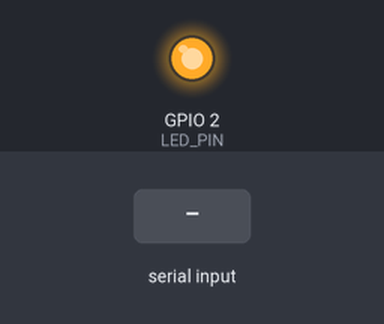
A program run on a simulated ESP32. Shown: output pins drawn as LEDs (lit = HIGH). The inputs (shaded band) are chosen by the test bench. WiFi joins after 1.5 s; servers stay silent unless stated; storage starts empty; what the program prints to the serial monitor is not drawn.

Above: at 2.2 s.
At 4.6 s:
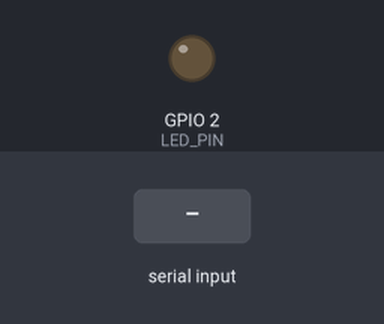
4.7 s: "1\n" received over the second serial link
Timing chart, 0 to 7.7 s (numbered marks = the images above; inputs shaded):
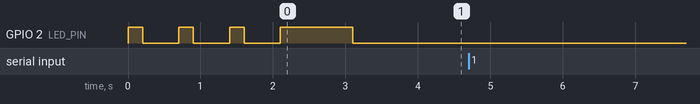

The program:

main.cpp
```cpp
// Cấu hình Blynk
#define BLYNK_TEMPLATE_ID "TMPL68X01awgQ"
#define BLYNK_TEMPLATE_NAME "warning"
#define BLYNK_AUTH_TOKEN "_tt7N8T4LKbdd6HOmkOYpzJV1uC2PExQ"

#include <Arduino.h>
#include <WiFi.h>
#include <BlynkSimpleEsp32.h>
#include <TimeLib.h>

#include <SPI.h>
#include <SD.h>

#include <string>

// Chân kết nối
#define LED_PIN 2
#define RX_PIN 16 // chân RX2
#define TX_PIN 17 // chân TX2

#define SD_CS 5  // Chân CS
// Chân Miso    19
// Chân Mosi    23
// Chân SCK     18

File myFile;

#define BAUDRATE 9600

// WiFi
char ssid[] = "xieop"; // Thay tên mạng vào
char pass[] = "pppppppp"; // Thay cả pass luôn nhá

bool wifiConnected = false; // Này là trạng thái wifi

void sendAlert(String);
void checkWiFiConnection();
void blinkLED(int times, int duration);
String getCurrentTime();
void writeToFile(const char* filename, const char* content);
void readFromFile(const char* filename);

void setup() {
  Serial.begin(BAUDRATE);
  Serial2.begin(BAUDRATE, SERIAL_8N1, RX_PIN, TX_PIN);

  pinMode(LED_PIN, OUTPUT);
  digitalWrite(LED_PIN, LOW);

  // Kết nối WiFi với timeout
  Serial.println("\nDang ket noi wifi...");
  WiFi.begin(ssid, pass);

  unsigned long startAttemptTime = millis();
  while (WiFi.status() != WL_CONNECTED && millis() - startAttemptTime < 10000) {
    Serial.print(".");
    blinkLED(1, 200);
    delay(500);
  }

  if (WiFi.status() == WL_CONNECTED) {
    wifiConnected = true;
    Serial.println("\nKet noi wifi thanh cong");
    Serial.print("IP: ");
    Serial.println(WiFi.localIP());
    digitalWrite(LED_PIN, HIGH);
    delay(1000);
    digitalWrite(LED_PIN, LOW);

    // Kết nối Blynk
    Blynk.config(BLYNK_AUTH_TOKEN);
    Blynk.connect(3000); // Timeout 3 giây
    if (Blynk.connected()) {
      Serial.println("Ket noi blynk thanh cong");
    } else {
      Serial.println("Loi ket noi thanh cong");
    }
  } else {
    Serial.println("\nLoi ket noi wifi");
    blinkLED(5, 200);
  }
  Blynk.sendInternal("rtc", "sync"); // Đồng bộ thời gian

  Serial.print("Dang khoi tao the SD");

  if (!SD.begin(SD_CS)) {
    Serial.println("Khong the khoi tao the SD");
    return;
  }
  Serial.println("Khoi tao SD thanh cong");

}

void loop() {
  if (wifiConnected) {
    Blynk.run();
  }

  checkWiFiConnection();

  // Nhận dữ liệu từ STM32
  if (Serial2.available() > 0) {
    String receivedData = Serial2.readStringUntil('\n');
    receivedData.trim();

    String message_warning = getCurrentTime() + " " + receivedData;

    delay(5000);
    writeToFile("/test.txt", message_warning.c_str());

    if (wifiConnected && Blynk.connected()) {
      sendAlert(message_warning);
    } else {
      Serial.println("Khong gui duoc canh bao - Mat ket noi");
    }

    Serial.print("Chuoi nhan tu STM32: '");
    Serial.print(receivedData);
    Serial.println("'");

    receivedData = "";

    // Xóa toàn bộ dữ liệu còn lại trong buffer (dọn sạch hàng đợi)
    while (Serial2.available()) {
      Serial2.read(); // đọc và bỏ
    }

  }

}

void sendAlert(String message_warning) {
  Serial.println("Da gui canh bao");
  digitalWrite(LED_PIN, HIGH);

  Blynk.logEvent("alert", message_warning);
  Blynk.virtualWrite(V0, message_warning);


  digitalWrite(LED_PIN, LOW);
}

void checkWiFiConnection() {
  static unsigned long lastCheck = 0;
  if (millis() - lastCheck > 5000) { // Kiểm tra wifi sau 5s
    lastCheck = millis();
    if (WiFi.status() != WL_CONNECTED) {
      wifiConnected = false;
      Serial.println("Mat ket noi wifi");
      blinkLED(3, 200);
    } else if (!Blynk.connected()) {
      Serial.println("Mat ket noi Blynk!");
      Blynk.connect();
    }
  }
}

void blinkLED(int times, int duration) {
  for (int i = 0; i < times; i++) {
    digitalWrite(LED_PIN, HIGH);
    delay(duration);
    digitalWrite(LED_PIN, LOW);
    if (i < times - 1) delay(duration);
  }
}

// Lấy thời gian hiện tại
String getCurrentTime() {
  time_t localTime = now();

  char timeStr[9];
  snprintf(timeStr, sizeof(timeStr), "%02d:%02d:%02d", hour(localTime), minute(localTime), second(localTime));
  return String(timeStr);
}

// Hàm ghi nội dung vào file
void writeToFile(const char* filename, const char* content) {
  myFile = SD.open(filename, FILE_APPEND);
  if (myFile) {
    Serial.print("Ghi vào ");
    Serial.print(filename);
    Serial.println("...");
    myFile.println(content);
    myFile.close();
    Serial.println("Đã ghi xong.");
  } else {
    Serial.print("Không thể mở file ");
    Serial.print(filename);
    Serial.println(" để ghi.");
  }

}

// Hàm đọc nội dung từ file
void readFromFile(const char* filename) {
  myFile = SD.open(filename);
  if (myFile) {
    Serial.print("Nội dung trong ");
    Serial.print(filename);
    Serial.println(":");
    while (myFile.available()) {
      Serial.write(myFile.read());
    }
    myFile.close();
    Serial.println(); // Xuống dòng sau khi đọc xong
  } else {
    Serial.print("Không thể mở file ");
    Serial.print(filename);
    Serial.println(" để đọc.");
  }
}

BLYNK_WRITE(InternalPinRTC) {
  long unixTime = param.asLong();
  Serial.print("Unix time received: ");
  Serial.println(unixTime);

  if (unixTime > 0) {
    setTime(unixTime); // Thiết lập thời gian hệ thống

    // In thời gian dạng HH:MM:SS DD/MM/YYYY
    Serial.print("Time: ");
    Serial.print(hour());
    Serial.print(":");
    Serial.print(minute());
    Serial.print(":");
    Serial.print(second());
    Serial.print(" ");
    Serial.print(day());
    Serial.print("/");
    Serial.print(month());
    Serial.print("/");
    Serial.println(year());
  }
}
```
